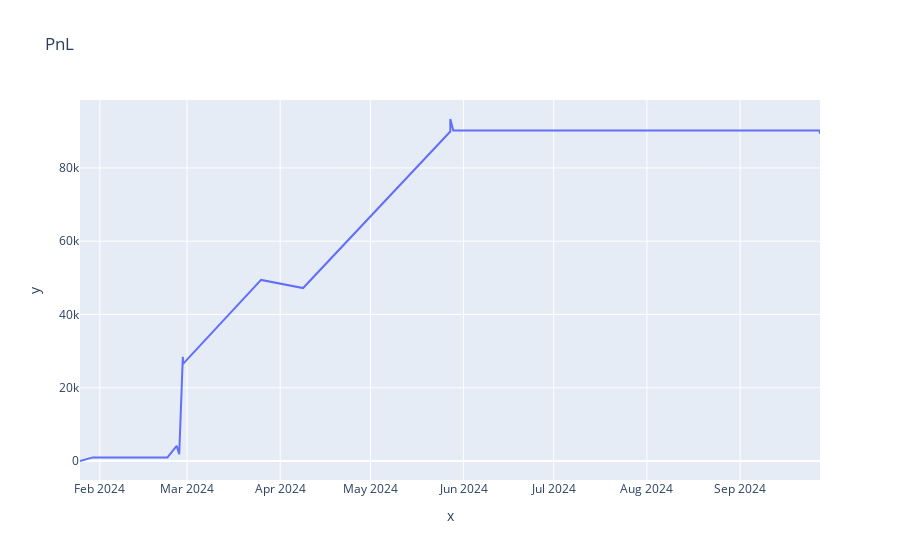
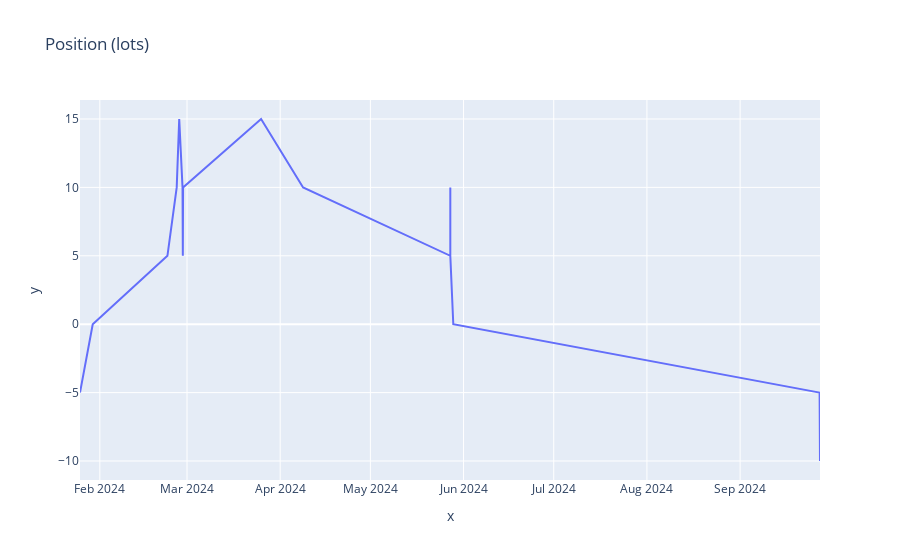

The code cell stored with these charts, in order, in its notebook:
### Markdown cell above
# PnL calculation

### Code cell
results = get_strategy_summary(strategy)
px.line(x = pd.to_datetime(results['create_timestamp']), y = results['pnl']*744, title = "PnL").show()
px.line(x = pd.to_datetime(results['create_timestamp']), y = results['net_position'], title = "Position (lots)")

### Figure 1 — Plotly figure (JSON) as saved in the notebook; plotly's stock layout.template omitted (floating-point values rounded to 4 significant figures)
{"data": [{"hovertemplate": "x=%{x}<br>y=%{y}<extra></extra>", "legendgroup": "", "line": {"color": "#636efa", "dash": "solid"}, "marker": {"symbol": "circle"}, "mode": "lines", "name": "", "orientation": "v", "showlegend": false, "type": "scatter", "x": ["2024-01-25T09:39:16.783000", "2024-01-29T15:17:38.923000", "2024-02-23T11:40:54.428000", "2024-02-26T13:45:53.336000", "2024-02-27T09:51:00.371000", "2024-02-28T12:16:32.513000", "2024-02-28T14:39:17.902000", "2024-02-28T16:34:51.198000", "2024-03-25T15:24:33.744000", "2024-04-08T14:46:34.175000", "2024-05-27T14:13:58.778000", "2024-05-27T14:13:58.862000", "2024-05-27T14:13:58.862000", "2024-05-28T14:03:15.445000", "2024-09-27T10:40:32.974000", "2024-09-27T13:50:32.729000"], "xaxis": "x", "y": [0, 983.3, 983.3, 4126.0, 1835.0, 25880.0, 28430.0, 26520.0, 49440.0, 47220.0, 89950.0, 90250.0, 93370.0, 90230.0, 90230.0, 89340.0], "yaxis": "y"}], "layout": {"autosize": true, "legend": {"tracegroupgap": 0}, "title": {"text": "PnL"}, "xaxis": {"anchor": "y", "autorange": true, "domain": [0, 1], "range": ["2024-01-25 09:39:16.783", "2024-09-27 13:50:32.729"], "title": {"text": "x"}, "type": "date"}, "yaxis": {"anchor": "x", "autorange": true, "domain": [0, 1], "range": [-5187.0, 98550.0], "title": {"text": "y"}, "type": "linear"}}}

### Figure 2 — Plotly figure (JSON) as saved in the notebook; plotly's stock layout.template omitted (floating-point values rounded to 4 significant figures)
{"data": [{"hovertemplate": "x=%{x}<br>y=%{y}<extra></extra>", "legendgroup": "", "line": {"color": "#636efa", "dash": "solid"}, "marker": {"symbol": "circle"}, "mode": "lines", "name": "", "orientation": "v", "showlegend": false, "type": "scatter", "x": ["2024-01-25T09:39:16.783000", "2024-01-29T15:17:38.923000", "2024-02-23T11:40:54.428000", "2024-02-26T13:45:53.336000", "2024-02-27T09:51:00.371000", "2024-02-28T12:16:32.513000", "2024-02-28T14:39:17.902000", "2024-02-28T16:34:51.198000", "2024-03-25T15:24:33.744000", "2024-04-08T14:46:34.175000", "2024-05-27T14:13:58.778000", "2024-05-27T14:13:58.862000", "2024-05-27T14:13:58.862000", "2024-05-28T14:03:15.445000", "2024-09-27T10:40:32.974000", "2024-09-27T13:50:32.729000"], "xaxis": "x", "y": [-5, 0, 5, 10, 15, 10, 5, 10, 15, 10, 5, 10, 5, 0, -5, -10], "yaxis": "y"}], "layout": {"autosize": true, "legend": {"tracegroupgap": 0}, "title": {"text": "Position (lots)"}, "xaxis": {"anchor": "y", "autorange": true, "domain": [0, 1], "range": ["2024-01-25 09:39:16.783", "2024-09-27 13:50:32.729"], "title": {"text": "x"}, "type": "date"}, "yaxis": {"anchor": "x", "autorange": true, "domain": [0, 1], "range": [-11.39, 16.39], "title": {"text": "y"}, "type": "linear"}}}
